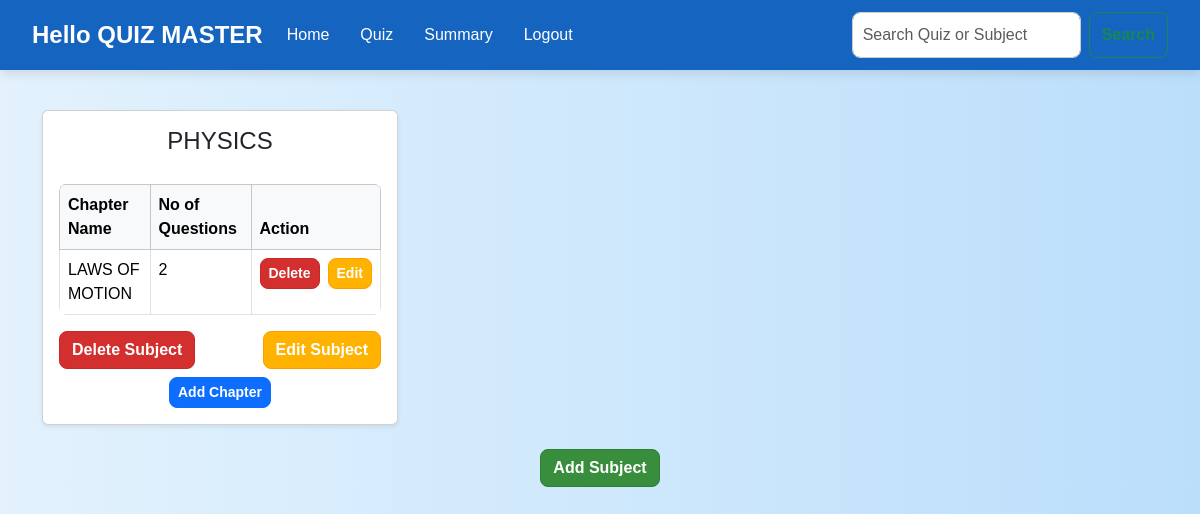
The app's page /admin_dashboard (signed in), older data.
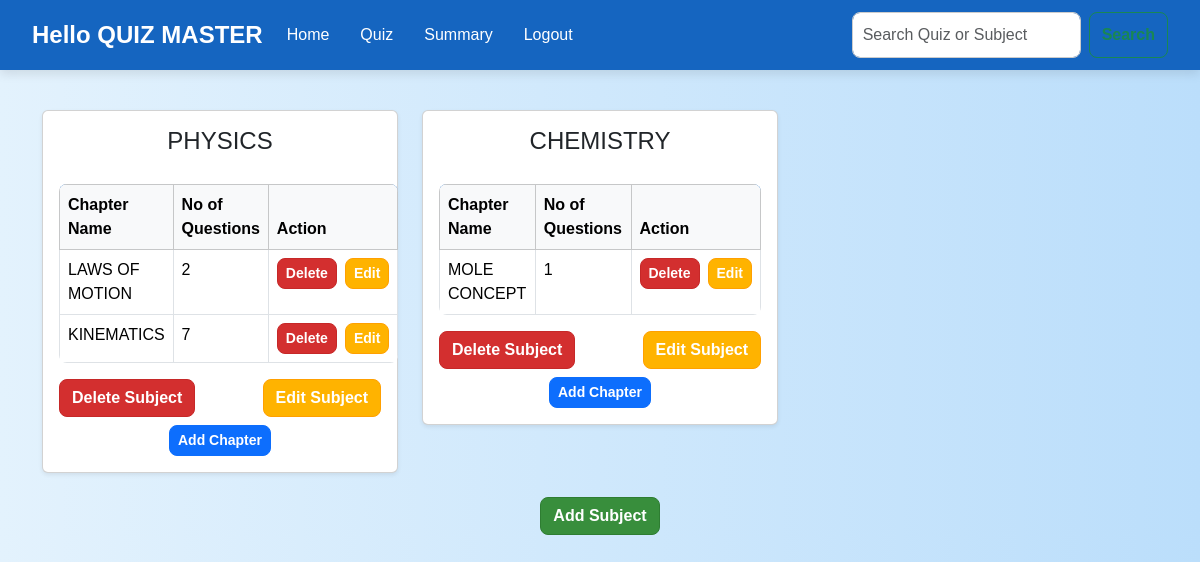
The same page, newer data.
### app.py (models this page shows)
class Subject(db.Model):
    id = db.Column(db.Integer, primary_key=True)
    name = db.Column(db.String(100), unique=True, nullable=False)
    description = db.Column(db.Text, nullable=True)
    chapters = db.relationship('Chapter', back_populates='subject', lazy=True)

class Chapter(db.Model):
    id = db.Column(db.Integer, primary_key=True)
    name = db.Column(db.String(100), nullable=False)
    description = db.Column(db.Text)
    subject_id = db.Column(db.Integer, db.ForeignKey('subject.id'), nullable=False)
    quizzes = db.relationship('Quiz', back_populates='chapter')
    subject = db.relationship('Subject', back_populates='chapters')

### app.py (the view, shortened to what this page needs)
@app.route('/admin_dashboard', methods=['GET', 'POST'])
def admin_dashboard():
    if 'admin' not in session:
        return redirect(url_for('adminlogin'))
    all_subjects = Subject.query.all()
    all_chapters = Chapter.query.all()
    subject_data = []
    for subject in all_subjects:
        chapters = Chapter.query.filter_by(subject_id=subject.id).all()
        chapter_ids = [chapter.id for chapter in chapters]
        total_questions = Question.query.join(Quiz).filter(Quiz.chapter_id.in_(chapter_ids)).count()
        subject_data.append({
            'id': subject.id,
            'name': subject.name,
            'description': subject.description,
            'chapters': [chapter.name for chapter in chapters],
            'question_count': total_questions
        })
    chapter_question_counts = {chapter.id: Question.query.join(Quiz).filter(Quiz.chapter_id == chapter.id).count() for chapter in all_chapters}
    return render_template(
        'admin_dashboard.html',
        all_subjects=all_subjects,
        all_chapters=all_chapters,
        subject_data=subject_data,
        chapter_question_counts=chapter_question_counts
    )

### templates/admin_dashboard.html (shortened to what the changed rows need)
<!DOCTYPE html>
<html lang="en">
<head>
    <link rel="stylesheet" href="https://cdn.jsdelivr.net/npm/bootstrap@5.3.3/dist/css/bootstrap.min.css">
    <link rel="stylesheet" href="https://cdnjs.cloudflare.com/ajax/libs/font-awesome/6.0.0-beta3/css/all.min.css">
    <link rel="stylesheet" href="/static/style.css">
</head>
<body>
    <main>
        <div class="container">
            <div class="row">
                {% for subject in all_subjects %}
                <div class="col-md-6 col-lg-4">
                    <div class="card shadow-sm p-3 mb-4 bg-white rounded">
                        <h4 class="text-center">{{ subject.name }}</h4>
                        <table class="table table-bordered">
                            <thead class="table-light">
                                <tr>
                                    <th>Chapter Name</th>
                                    <th>No of Questions</th>
                                    <th>Action</th>
                                </tr>
                            </thead>
                            <tbody>
                                {% for chapter in subject.chapters %}
                                <tr>
                                    <td>{{ chapter.name }}</td>
                                    <td>{{ chapter_question_counts[chapter.id] }}</td>
                                    <td>
                                        <div class="d-flex gap-2">
                                            <form action="{{ url_for('delete_chapter',subject_id=chapter.subject_id, chapter_id=chapter.id) }}" method="post">
                                                <button type="submit" class="btn btn-danger btn-sm">Delete</button>
                                            </form>
                                            <button type="button" class="btn btn-warning btn-sm" data-bs-toggle="modal" data-bs-target="#editChapterModal{{ chapter.id }}">Edit</button>
                                        </div>
                                    </td>
                                </tr>
                                {% else %}
                                <tr>
                                    <td colspan="3" class="text-center text-muted">No chapters available</td>
                                </tr>
                                {% endfor %}
                            </tbody>
                        </table>
                        <div class="d-flex justify-content-between">
                            <form action="{{ url_for('delete_subject', subject_id=subject.id) }}" method="post">
                                <button type="submit" class="btn btn-danger">Delete Subject</button>
                            </form>
                            <button type="button" class="btn btn-warning" data-bs-toggle="modal" data-bs-target="#editSubjectModal{{ subject.id }}">Edit Subject</button>
                        </div>
                        <div class="text-center mt-2">
                            <button type="button" class="btn btn-primary btn-sm" data-bs-toggle="modal" data-bs-target="#addChapterModal{{ subject.id }}">
                                Add Chapter
                            </button>
                        </div>
                    </div>
                </div>
                {% endfor %}
            </div>
        </div>
    </main>
</body>
</html>

Row changes from the older to the newer data that the page shows:
added Chapter: name "KINEMATICS", chapter_question_counts "7", shown under Subject "PHYSICS"
added Subject: name "CHEMISTRY"
added Chapter: name "MOLE CONCEPT", chapter_question_counts "1", shown under "CHEMISTRY"
